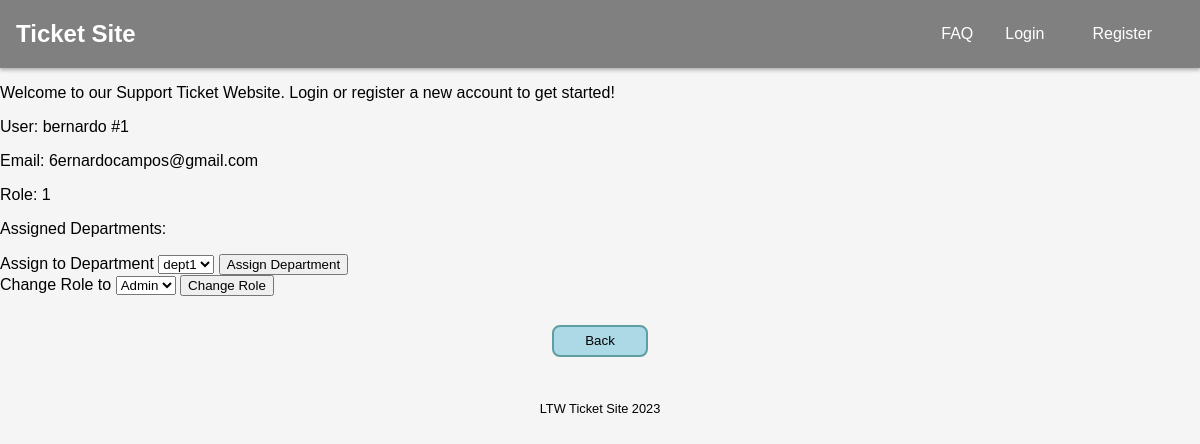
Screenshot of /pages/usermanagement.php?id=1 with the database file from the repository.
### tables this page shows
CREATE TABLE users (
    id INTEGER PRIMARY KEY AUTOINCREMENT,
    username TEXT NOT NULL,
    email TEXT NOT NULL,
    password TEXT NOT NULL,
    role_id INTEGER,
    FOREIGN KEY (role_id) REFERENCES roles(id)
);

### pages/usermanagement.php (called while the page is built, shortened)
<?php
$db = getDatabaseConnection();
require_once('../templates/common.tpl.php');
require_once('../templates/admin.tpl.php');
require_once('../database/classes/user.class.php');
require_once('../database/classes/department.class.php');
require_once('../database/classes/role.class.php');
$user_id = intval($_GET['id']);
$user = User::getUser($db, $user_id);
$dept_assigned = Department::getAssignedDepartments($db, $user_id);
$roles = Role::getRoles($db);
$departments = Department::getDepartments($db);
drawUserInfo($user, $dept_assigned, $roles, $departments);
?>

### database/classes/user.class.php (called while the page is built, shortened)
<?php
    class User {
        public function __construct(int $id, string $username, string $email, int $role){
            $this->id = $id;
            $this->username = $username;
            $this->email = $email;
            $this->role = $role;
        }
        static function getUser(PDO $db, int $id) : ?User {
            $stmt = $db->prepare('SELECT * FROM users WHERE id = ?');
            $stmt->execute(array($id));
            $user = $stmt->fetch();
            if($user){
                return new User($user['id'], $user['username'], $user['email'], $user['role_id']);
            }
            else return null;
        }
    }
?>

### database/classes/department.class.php (called while the page is built, shortened)
<?php
    class Department {
        public function __construct(int $id, string $name) {
            $this->id = $id;
            $this->name = $name;
        }
        static function getDepartments(PDO $db) : array {
            $stmt = $db->prepare('SELECT * FROM departments');
            $stmt->execute();
            $departments = array();
            while ($department = $stmt->fetch()){
                $departments[] = new Department($department['id'], $department['name']);
            }
            return $departments;
        }
    }
?>

### database/classes/role.class.php (called while the page is built, shortened)
<?php
    class Role {
        public function __construct(int $id, string $name) {
            $this->id = $id;
            $this->name = $name;
        }
        static function getRoles(PDO $db) : array {
            $stmt = $db->prepare('SELECT * FROM roles');
            $stmt->execute();
            $roles = array();
            while ($role = $stmt->fetch()){
                $roles[] = new Role($role['id'], $role['name']);
            }
            return $roles;
        }
    }
?>

### templates/admin.tpl.php (the view, shortened to what this page needs)
<?php function drawUserInfo(User $user, array $dept_assigned, array $roles, array $departments) { ?>
    <p>User: <?=$user->username?> #<?=$user->id?></p>
    <p>Email: <?=$user->email?></p>
    <p>Role: <?=$user->role?></p>
    <?php if($user->role < 3) { ?>
        <p>Assigned Departments:</p>
        <?php drawDepartmentAssign($user, $departments) ?>
    <?php } ?>
    <?php drawRoleChanger($user, $roles); ?>
<?php } ?>
<?php function drawRoleChanger(User $user, array $roles) { ?>
<form action="../actions/action_change_role.php?id=<?=$user->id?>" method="POST">
    <label>
        Change Role to
        <select name="role">
            <?php foreach($roles as $role) { ?>
                <option value=<?=$role->id?>><?=$role->name?></option>
            <?php } ?>
        </select>
    </label>
    <button type="submit" name="submit_role_change">Change Role</button>
</form>
<?php } ?>
<?php function drawDepartmentAssign(User $user, array $departments) { ?>
<form action="../actions/action_assign_department.php?id=<?=$user->id?>" METHOD="POST">
    <label>
        Assign to Department
        <select name="department">
            <?php foreach($departments as $dept) { ?>
                <option value=<?=$dept->id?>><?=$dept->name?></option>
            <?php } ?>
        </select>
    </label>
    <button type="submit" name="submit_department_assign">Assign Department</button>
</form>
<?php } ?>

### css/style.css (style rules this page uses)
body { font-family: Arial, Helvetica, sans-serif; background-color: whitesmoke; margin: 0; padding: 0; }

### rows the page displays
users: username "bernardo", id "1", email "6ernardocampos@gmail.com", role "1"

### other values shown
$text "Back"
form field department "dept1"
form field role "Admin"
